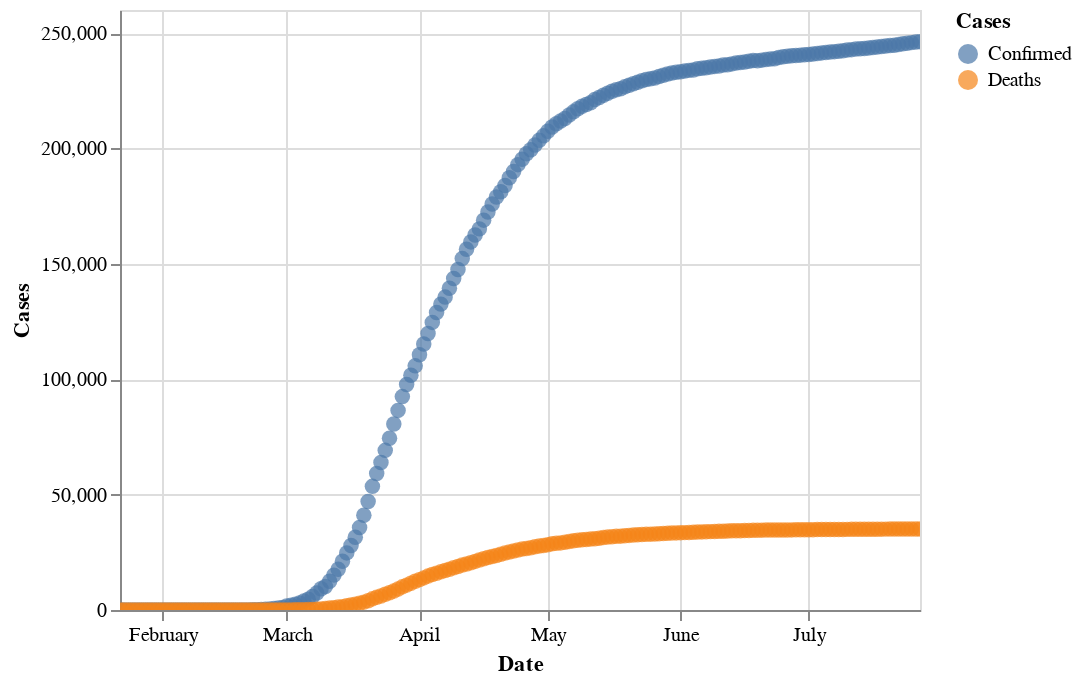

Notebook code cell kept with this figure:
### Code cell
altair_plot_for_confirmed_and_deaths(df_grouped_italy).interactive()

### Figure 1 — Vega-Lite specification as saved in the notebook (floating-point values rounded to 4 significant figures; data arrays with more than 128 entries replaced by an {"elided": "..."} marker saying what was removed)
{"config": {"view": {"continuousWidth": 400, "continuousHeight": 300}}, "layer": [{"mark": {"type": "circle", "size": 60}, "encoding": {"color": {"type": "nominal", "field": "confirmed_marker", "title": "Cases"}, "x": {"type": "temporal", "axis": {"title": "Date"}, "field": "date"}, "y": {"type": "quantitative", "axis": {"title": "Cases"}, "field": "confirmed", "title": "Confirmed"}}, "selection": {"selector008": {"type": "interval", "bind": "scales", "encodings": ["x", "y"]}}}, {"mark": {"type": "circle", "size": 60}, "encoding": {"color": {"type": "nominal", "field": "deaths_marker"}, "x": {"type": "temporal", "field": "date"}, "y": {"type": "quantitative", "field": "deaths"}}}], "data": {"name": "data-66c358eb86153b16802df2412f26d3d0"}, "$schema": "https://vega.github.io/schema/vega-lite/v4.0.2.json", "datasets": {"data-66c358eb86153b16802df2412f26d3d0": {"elided": "188 records"}}}
